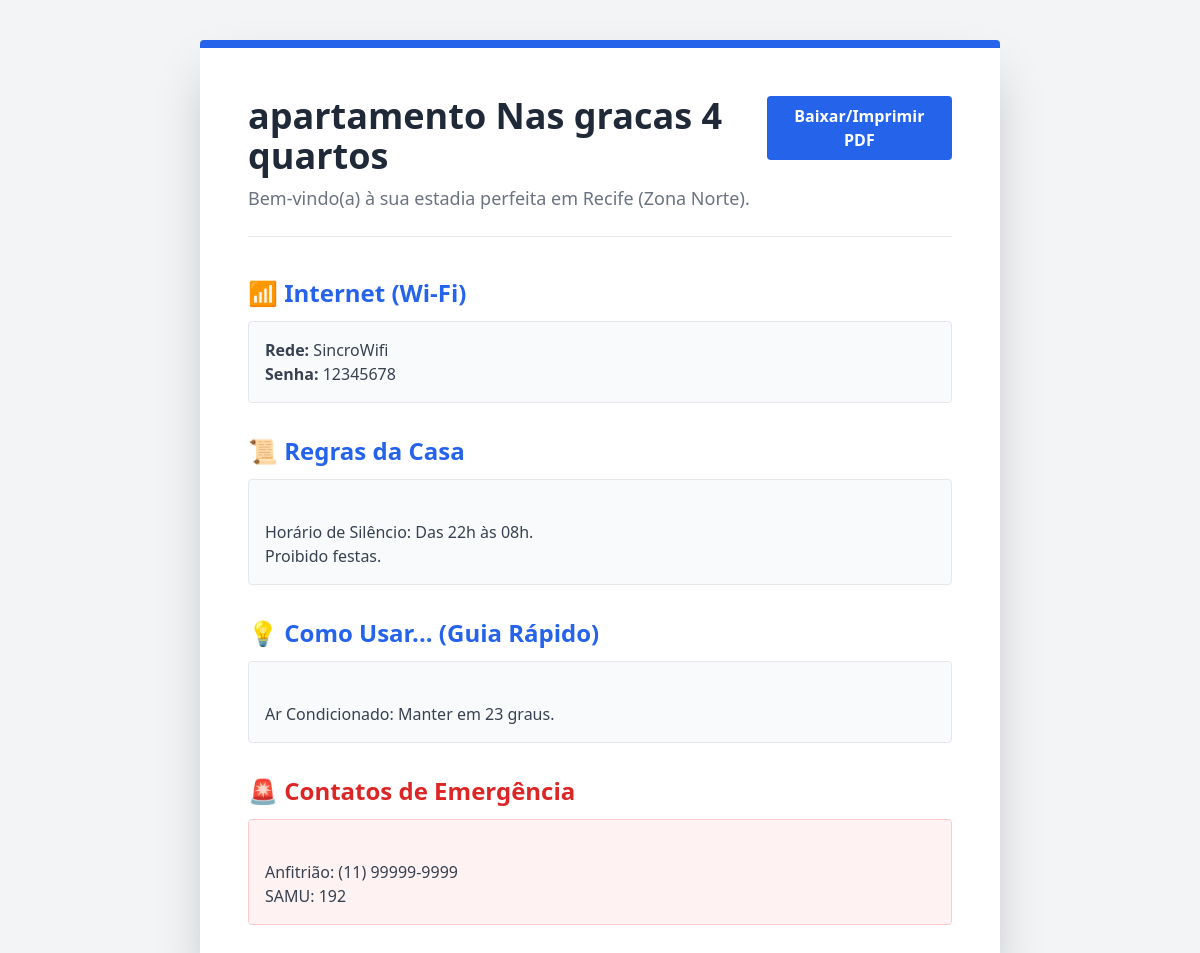
/propriedade/3/portal, run on the app's committed database.
### app/models/base.py (models this page shows)
class Propriedade(Base):
    __tablename__ = "propriedades"
    id = Column(Integer, primary_key=True, index=True)
    nome = Column(String, index=True)
    tipo = Column(String) # Flat, Residencial, Galpao, Sala, Outros
    tipo_aluguel = Column(String) # Curto_prazo, Longo_prazo
    regiao = Column(String)
    bairro = Column(String) # Novo campo de Bairro
    descricao = Column(String, nullable=True) # Novo campo de descricao do imovel
    fotos = Column(String, nullable=True) # Links de fotos separados por virgula
    link_ical = Column(String, nullable=True) # Link do Airbnb etc
    custo_fixo_mensal = Column(Float, default=0.0) # Condominio + IPTU
    valor_diaria = Column(Float, nullable=True)
    valor_mensalidade = Column(Float, nullable=True)
    alerta_frequencia_meses = Column(Integer, default=3) # 3, 4, 5 ou 6 meses
    data_ultima_vistoria = Column(DateTime, default=datetime.datetime.utcnow) # Reseta quando o usuario marca como resolvido
    pdf_wifi_rede = Column(String, default="SincroWifi")
    pdf_wifi_senha = Column(String, default="12345678")
    pdf_regras_casa = Column(String, default="Horário de Silêncio: Das 22h às 08h.\nProibido festas.")
    pdf_guia_uso = Column(String, default="Ar Condicionado: Manter em 23 graus.")
    pdf_contatos_emergencia = Column(String, default="Anfitrião: (11) 99999-9999\nSAMU: 192")
    dono_id = Column(Integer, ForeignKey("usuarios.id"))
    dono = relationship("Usuario", back_populates="propriedades")
    gastos = relationship("Gasto", back_populates="propriedade")
    reservas = relationship("Reserva", back_populates="propriedade", cascade="all, delete-orphan")

### app/main.py (the view)
@app.get("/propriedade/{propriedade_id}/portal", response_class=HTMLResponse)
async def portal_hospede(request: Request, propriedade_id: int, db: Session = Depends(get_db)):
    propriedade = db.query(Propriedade).filter(Propriedade.id == propriedade_id).first()
    if not propriedade:
        return RedirectResponse(url="/", status_code=303)
    return templates.TemplateResponse("portal_hospede.html", {"request": request, "propriedade": propriedade})
    db = next(get_db())
    if not db.query(Usuario).first():
        admin = Usuario(nome="Administrador", chave_acesso="admin123")
        db.add(admin)
        db.commit()

### app/templates/portal_hospede.html (shortened to what this page needs)
<!DOCTYPE html>
<html lang="pt-BR">
<head>
    <script src="https://cdn.tailwindcss.com"></script>
</head>
<body class="bg-gray-100 min-h-screen flex justify-center py-10">
    <div class="bg-white w-[800px] shadow-2xl p-12 border-t-8 border-blue-600 rounded">
        <div class="flex justify-between items-start mb-10 border-b pb-6">
            <div>
                <h1 class="text-4xl font-bold text-gray-800">{{ propriedade.nome }}</h1>
                <p class="text-gray-500 text-lg mt-2">Bem-vindo(a) à sua estadia perfeita em {{ propriedade.regiao }}.</p>
            </div>
            <button onclick="window.print()" class="no-print bg-blue-600 text-white px-6 py-2 rounded font-bold hover:bg-blue-700">Baixar/Imprimir PDF</button>
        </div>
        <div class="space-y-8">
            <section>
                <h2 class="text-2xl font-bold text-blue-600 mb-3 flex items-center">📶 Internet (Wi-Fi)</h2>
                <div class="bg-gray-50 p-4 rounded border">
                    <p class="text-gray-700"><strong>Rede:</strong> {{ propriedade.pdf_wifi_rede }}</p>
                    <p class="text-gray-700"><strong>Senha:</strong> {{ propriedade.pdf_wifi_senha }}</p>
                </div>
            </section>
            <section>
                <h2 class="text-2xl font-bold text-blue-600 mb-3 flex items-center">📜 Regras da Casa</h2>
                <div class="text-gray-700 bg-gray-50 p-4 rounded border whitespace-pre-line">
                    {{ propriedade.pdf_regras_casa }}
                </div>
            </section>
            <section>
                <h2 class="text-2xl font-bold text-blue-600 mb-3 flex items-center">💡 Como Usar... (Guia Rápido)</h2>
                <div class="border p-4 rounded bg-gray-50 text-gray-700 whitespace-pre-line">
                    {{ propriedade.pdf_guia_uso }}
                </div>
            </section>
            <section>
                <h2 class="text-2xl font-bold text-red-600 mb-3 flex items-center">🚨 Contatos de Emergência</h2>
                <div class="bg-red-50 p-4 rounded border border-red-200 text-gray-700 whitespace-pre-line">
                    {{ propriedade.pdf_contatos_emergencia }}
                </div>
            </section>
        </div>
    </div>
</body>
</html>

### app/templates/portal_hospede.html (style rules this page uses)
.whitespace-pre-line { white-space: pre-line; }

### data on the page
Propriedade: nome "apartamento Nas gracas 4 quartos", regiao "Recife (Zona Norte)", pdf_wifi_rede "SincroWifi", pdf_wifi_senha "12345678", pdf_regras_casa "Horário de Silêncio: Das 22h às 08h. Proibido festas.", pdf_guia_uso "Ar Condicionado: Manter em 23 graus.", pdf_contatos_emergencia "Anfitrião: (11) 99999-9999 SAMU: 192"
